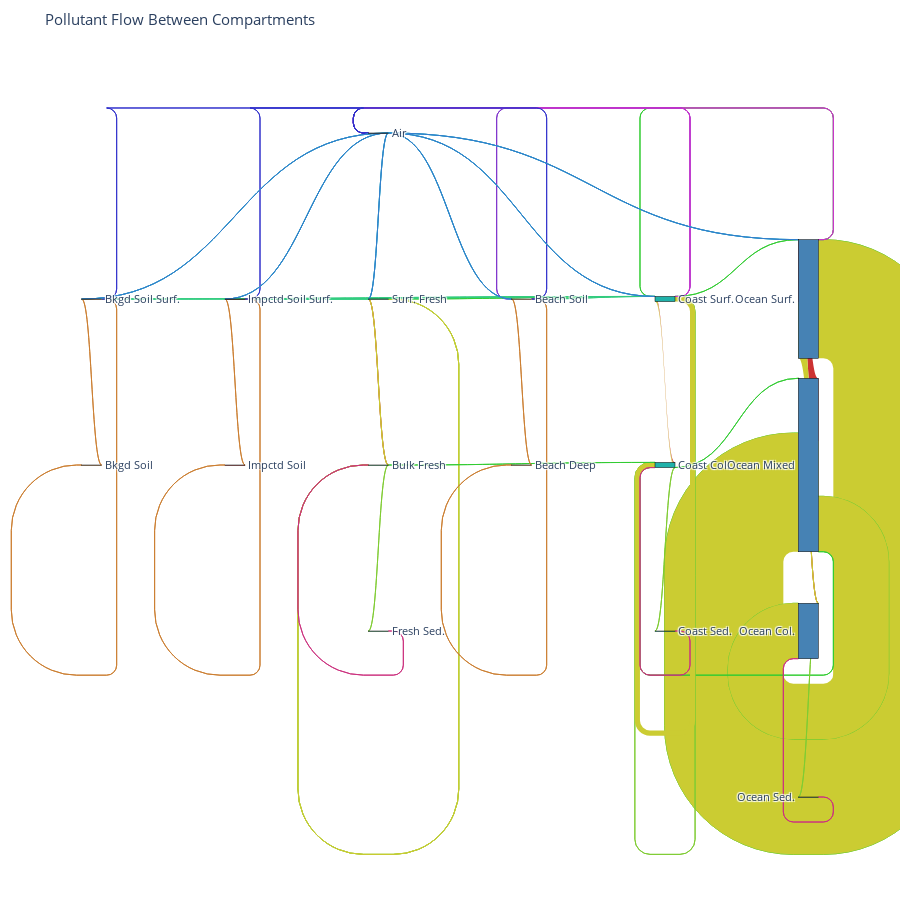

The notebook cell saved with this chart:
### Markdown cell above
Mass Flow diagram

### Code cell
processor.plot_flows_diagram()

### Figure 1 — Plotly figure (JSON) as saved in the notebook; plotly's stock layout.template omitted (floating-point values rounded to 4 significant figures)
{"data": [{"arrangement": "fixed", "link": {"color": ["rgb(127,204,50)", "rgb(203,204,50)", "rgb(50,204,50)", "rgb(204,50,203)", "rgb(204,50,50)", "rgb(203,204,50)", "rgb(127,204,50)", "rgb(203,204,50)", "rgb(50,204,50)", "rgb(204,50,50)", "rgb(203,204,50)", "rgb(127,204,50)", "rgb(50,204,50)", "rgb(127,204,50)", "rgb(203,204,50)", "rgb(127,50,204)", "rgb(204,50,203)", "rgb(50,204,50)", "rgb(204,50,50)", "rgb(203,204,50)", "rgb(127,204,50)", "rgb(50,204,50)", "rgb(127,204,50)", "rgb(203,204,50)", "rgb(50,204,50)", "rgb(204,50,50)", "rgb(203,204,50)", "rgb(127,204,50)", "rgb(204,50,127)", "rgb(204,50,127)", "rgb(204,50,127)", "rgb(50,204,127)", "rgb(204,127,50)", "rgb(50,50,204)", "rgb(204,127,50)", "rgb(50,204,127)", "rgb(50,204,127)", "rgb(204,127,50)", "rgb(50,50,204)", "rgb(204,127,50)", "rgb(50,204,127)", "rgb(50,204,127)", "rgb(204,127,50)", "rgb(50,50,204)", "rgb(204,127,50)", "rgb(50,203,204)", "rgb(50,127,204)", "rgb(50,203,204)", "rgb(50,127,204)", "rgb(50,203,204)", "rgb(50,127,204)", "rgb(50,203,204)", "rgb(50,127,204)", "rgb(50,203,204)", "rgb(50,127,204)", "rgb(50,203,204)", "rgb(50,127,204)"], "hovertemplate": "Process: %{label}<br>Flow: %{value:.2f} g/s", "label": ["settling", "mixing", "advective_transport", "sea_spray_aerosol", "rising", "mixing", "settling", "mixing", "advective_transport", "rising", "mixing", "settling", "advective_transport", "settling", "mixing", "beaching", "sea_spray_aerosol", "advective_transport", "rising", "mixing", "settling", "advective_transport", "settling", "mixing", "advective_transport", "rising", "mixing", "settling", "sediment_resuspension", "sediment_resuspension", "sediment_resuspension", "runoff_transport", "soil_convection", "soil_air_resuspension", "soil_convection", "runoff_transport", "runoff_transport", "soil_convection", "soil_air_resuspension", "soil_convection", "runoff_transport", "runoff_transport", "soil_convection", "soil_air_resuspension", "soil_convection", "dry_deposition", "wet_deposition", "dry_deposition", "wet_deposition", "dry_deposition", "wet_deposition", "dry_deposition", "wet_deposition", "dry_deposition", "wet_deposition", "dry_deposition", "wet_deposition"], "source": [12, 12, 12, 12, 11, 11, 11, 11, 11, 10, 10, 10, 7, 7, 7, 7, 7, 6, 6, 6, 6, 16, 16, 16, 5, 5, 5, 5, 14, 15, 13, 4, 4, 4, 3, 2, 2, 2, 2, 1, 9, 9, 9, 9, 8, 0, 0, 0, 0, 0, 0, 0, 0, 0, 0, 0, 0], "target": [11, 11, 7, 0, 12, 12, 10, 10, 6, 11, 11, 15, 12, 6, 6, 4, 0, 11, 7, 7, 13, 7, 5, 5, 6, 16, 16, 14, 5, 10, 6, 7, 3, 0, 4, 7, 16, 1, 0, 2, 7, 16, 8, 0, 9, 12, 12, 7, 7, 16, 16, 4, 4, 2, 2, 9, 9], "value": [0.08788, 7992.0, 1.183, 1.278e-05, 4222.0, 3729.0, 0.08789, 3729.0, 3.678, 0.03822, 0.03082, 0.08338, 0.6163, 0.007187, 342.1, 0.02054, 5.478e-07, 2.358, 146.2, 196.5, 0.007177, 4.027e-06, 2.988e-05, 2.07, 4.027e-05, 4.249e-05, 2.07, 2.988e-05, 2.988e-05, 0.001633, 0.0006521, 0.003462, 0.06833, 0.0002737, 0.06444, 2.326e-05, 2.326e-05, 0.0004592, 1.833e-06, 0.0004371, 1.617e-05, 1.617e-05, 0.0003193, 1.274e-06, 0.0003039, 0.0001854, 0.0001048, 0.0001854, 0.0001048, 0.0001854, 0.0001048, 0.0001854, 0.0001048, 0.0001854, 0.0001048, 0.0001854, 0.0001048]}, "node": {"color": ["gray", "peru", "peru", "sandybrown", "sandybrown", "mediumseagreen", "lightseagreen", "lightseagreen", "firebrick", "firebrick", "steelblue", "steelblue", "steelblue", "lightseagreen", "mediumseagreen", "steelblue", "mediumseagreen"], "label": ["Air", "Bkgd Soil", "Bkgd Soil Surf.", "Beach Deep", "Beach Soil", "Bulk Fresh", "Coast Col.", "Coast Surf.", "Impctd Soil", "Impctd Soil Surf.", "Ocean Col.", "Ocean Mixed", "Ocean Surf.", "Coast Sed.", "Fresh Sed.", "Ocean Sed.", "Surf. Fresh"], "line": {"color": "black", "width": 0.5}, "pad": 15, "thickness": 20, "x": [0.4167, 0.08333, 0.08333, 0.5833, 0.5833, 0.4167, 0.75, 0.75, 0.25, 0.25, 0.9167, 0.9167, 0.9167, 0.75, 0.4167, 0.9167, 0.4167], "y": [0.1, 0.5, 0.3, 0.5, 0.3, 0.5, 0.5, 0.3, 0.5, 0.3, 0.7, 0.5, 0.3, 0.7, 0.7, 0.9, 0.3]}, "type": "sankey"}], "layout": {"font": {"size": 11}, "height": 900, "margin": {"b": 20, "l": 20, "r": 20, "t": 50}, "title": {"text": "Pollutant Flow Between Compartments"}}}
